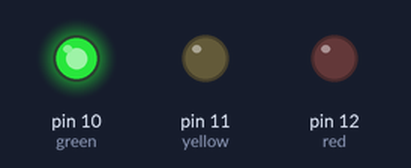
The sketch below on a simulated Arduino Uno, built with avr-gcc and run on an emulated ATmega328P. Parts: output pins drawn as LEDs (lit = HIGH).

Above: at 1.5 s.
At 3.5 s:
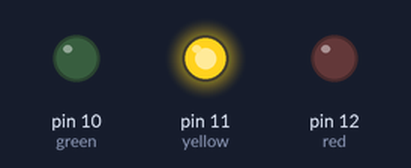
At 5.5 s:
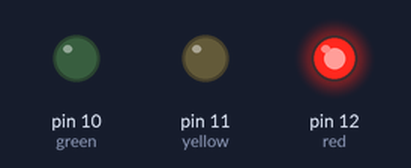
Timing chart, 0 to 9.1 s (numbered marks = the images above):
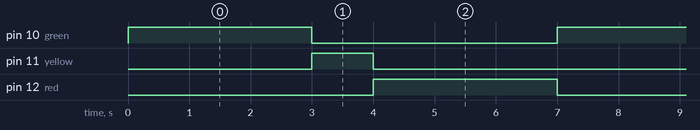

The sketch:

traffic_light.ino
```cpp
int red = 12;
int yellow = 11;
int green = 10;

void setup() {
  pinMode(red, OUTPUT);
  pinMode(yellow, OUTPUT);
  pinMode(green, OUTPUT);
}

void loop() {
  // Green light ON
  digitalWrite(green, HIGH);
  digitalWrite(yellow, LOW);
  digitalWrite(red, LOW);
  delay(3000);

  // Yellow light ON
  digitalWrite(green, LOW);
  digitalWrite(yellow, HIGH);
  digitalWrite(red, LOW);
  delay(1000);

  // Red light ON
  digitalWrite(green, LOW);
  digitalWrite(yellow, LOW);
  digitalWrite(red, HIGH);
  delay(3000);
}
```

Measured:
- by itself, pin 10 (green), pin 12 (red): alternates HIGH for 3.0 s and LOW for 4.0 s
- by itself, pin 11 (yellow): alternates HIGH for 1.0 s and LOW for 6.0 s
- by itself, everything shown: repeats every 7.0 s, in 3 steps
